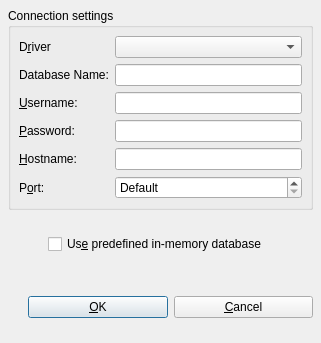
<?xml version="1.0" encoding="UTF-8"?>
<ui version="4.0">
 <class>QSqlConnectionDialogUi</class>
 <widget class="QDialog" name="QSqlConnectionDialogUi">
  <property name="geometry">
   <rect>
    <x>0</x>
    <y>0</y>
    <width>321</width>
    <height>343</height>
   </rect>
  </property>
  <property name="windowTitle">
   <string>Connect...</string>
  </property>
  <layout class="QVBoxLayout">
   <property name="spacing">
    <number>6</number>
   </property>
   <property name="margin" stdset="0">
    <number>8</number>
   </property>
   <item>
    <widget class="QGroupBox" name="connGroupBox">
     <property name="title">
      <string>Connection settings</string>
     </property>
     <layout class="QGridLayout">
      <property name="margin" stdset="0">
       <number>8</number>
      </property>
      <property name="spacing">
       <number>6</number>
      </property>
      <item row="0" column="1">
       <widget class="QComboBox" name="comboDriver"/>
      </item>
      <item row="2" column="0">
       <widget class="QLabel" name="textLabel4">
        <property name="text">
         <string>&amp;Username:</string>
        </property>
        <property name="buddy">
         <cstring>editUsername</cstring>
        </property>
       </widget>
      </item>
      <item row="0" column="0">
       <widget class="QLabel" name="textLabel2">
        <property name="text">
         <string>D&amp;river</string>
        </property>
        <property name="buddy">
         <cstring>comboDriver</cstring>
        </property>
       </widget>
      </item>
      <item row="1" column="1">
       <widget class="QLineEdit" name="editDatabase"/>
      </item>
      <item row="5" column="1">
       <widget class="QSpinBox" name="portSpinBox">
        <property name="specialValueText">
         <string>Default</string>
        </property>
        <property name="minimum">
         <number>-1</number>
        </property>
        <property name="maximum">
         <number>65535</number>
        </property>
        <property name="value">
         <number>-1</number>
        </property>
       </widget>
      </item>
      <item row="1" column="0">
       <widget class="QLabel" name="textLabel3">
        <property name="text">
         <string>Database Name:</string>
        </property>
        <property name="buddy">
         <cstring>editDatabase</cstring>
        </property>
       </widget>
      </item>
      <item row="3" column="1">
       <widget class="QLineEdit" name="editPassword">
        <property name="echoMode">
         <enum>QLineEdit::EchoMode::Password</enum>
        </property>
       </widget>
      </item>
      <item row="2" column="1">
       <widget class="QLineEdit" name="editUsername"/>
      </item>
      <item row="4" column="1">
       <widget class="QLineEdit" name="editHostname"/>
      </item>
      <item row="4" column="0">
       <widget class="QLabel" name="textLabel5">
        <property name="text">
         <string>&amp;Hostname:</string>
        </property>
        <property name="buddy">
         <cstring>editHostname</cstring>
        </property>
       </widget>
      </item>
      <item row="5" column="0">
       <widget class="QLabel" name="textLabel5_2">
        <property name="text">
         <string>P&amp;ort:</string>
        </property>
        <property name="buddy">
         <cstring>portSpinBox</cstring>
        </property>
       </widget>
      </item>
      <item row="3" column="0">
       <widget class="QLabel" name="textLabel4_2">
        <property name="text">
         <string>&amp;Password:</string>
        </property>
        <property name="buddy">
         <cstring>editPassword</cstring>
        </property>
       </widget>
      </item>
     </layout>
    </widget>
   </item>
   <item>
    <layout class="QHBoxLayout">
     <property name="spacing">
      <number>6</number>
     </property>
     <property name="margin" stdset="0">
      <number>0</number>
     </property>
     <item>
      <spacer>
       <property name="orientation">
        <enum>BobUI::Orientation::Horizontal</enum>
       </property>
       <property name="sizeHint" stdset="0">
        <size>
         <width>40</width>
         <height>20</height>
        </size>
       </property>
      </spacer>
     </item>
     <item>
      <widget class="QCheckBox" name="dbCheckBox">
       <property name="text">
        <string>Us&amp;e predefined in-memory database</string>
       </property>
      </widget>
     </item>
    </layout>
   </item>
   <item>
    <layout class="QHBoxLayout">
     <property name="spacing">
      <number>6</number>
     </property>
     <property name="margin" stdset="0">
      <number>0</number>
     </property>
     <item>
      <spacer>
       <property name="orientation">
        <enum>BobUI::Orientation::Horizontal</enum>
       </property>
       <property name="sizeType">
        <enum>QSizePolicy::Policy::Expanding</enum>
       </property>
       <property name="sizeHint" stdset="0">
        <size>
         <width>20</width>
         <height>20</height>
        </size>
       </property>
      </spacer>
     </item>
     <item>
      <widget class="QPushButton" name="okButton">
       <property name="text">
        <string>&amp;OK</string>
       </property>
       <property name="default">
        <bool>true</bool>
       </property>
      </widget>
     </item>
     <item>
      <widget class="QPushButton" name="cancelButton">
       <property name="text">
        <string>&amp;Cancel</string>
       </property>
      </widget>
     </item>
    </layout>
   </item>
  </layout>
 </widget>
 <tabstops>
  <tabstop>comboDriver</tabstop>
  <tabstop>editDatabase</tabstop>
  <tabstop>editUsername</tabstop>
  <tabstop>editPassword</tabstop>
  <tabstop>editHostname</tabstop>
  <tabstop>portSpinBox</tabstop>
  <tabstop>dbCheckBox</tabstop>
  <tabstop>okButton</tabstop>
  <tabstop>cancelButton</tabstop>
 </tabstops>
 <resources/>
 <connections/>
</ui>
